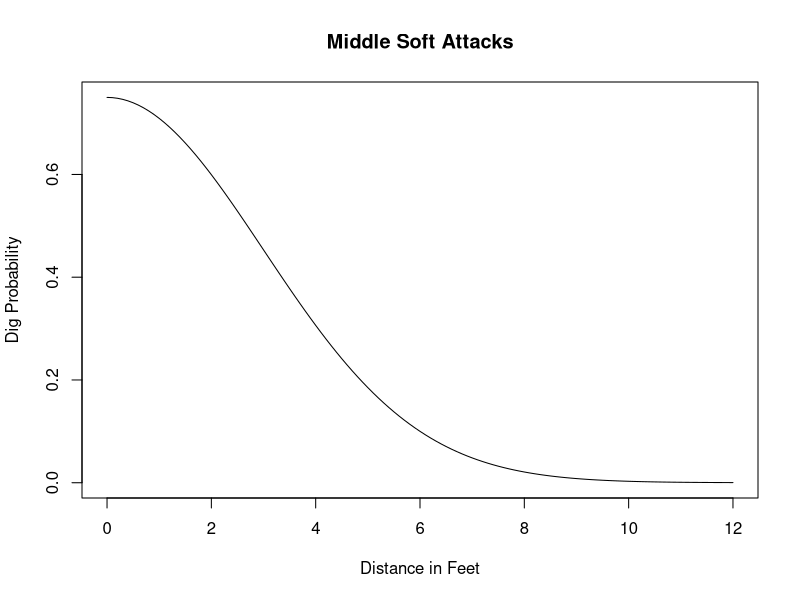

Write the R code that produced this figure. (Note: this script raises an error after producing the figure.)
library(dplyr)
library(plyr)
library(readr)
library(data.table)
library(MASS)

calc_coef<- function(prob_0, prob_max_dist, max_dist){
  alpha <- prob_0
  beta <- (log(prob_max_dist/alpha))/(max_dist^2)
  calc_prob <- function(distance, alpha_val = alpha, beta_val = beta){
    dig_prob <- alpha_val*exp(beta_val*distance^2)
    return(dig_prob)
  }
  
  return(list(alpha = alpha, beta = beta))
}

pin_hard_attacks <- calc_coef(0.80, 0.10, 0.7)
pin_soft_attacks <- calc_coef(0.90, 0.10, 1)
middle_hard_attacks <- calc_coef(0.50, 0.10, .4)
middle_soft_attacks <- calc_coef(0.75, 0.10, .6)

calc_coef_plot<- function(prob_0, prob_max_dist, max_dist){
  alpha <- prob_0
  beta <- (log(prob_max_dist/alpha))/(max_dist^2)
  calc_prob <- function(distance, alpha_val = alpha, beta_val = beta){
    dig_prob <- alpha_val*exp(beta_val*distance^2)
    return(dig_prob)
  }
  
  distance_grid <- seq(from = 0, to = 12, by = 0.1)
  
  plot(
    x = distance_grid,
    y = calc_prob(distance_grid),
    type = 'l',
    xlab = 'Distance in Feet',
    ylab = 'Dig Probability',
    main = 'Middle Soft Attacks'
  )
  return(list(alpha = alpha, beta = beta))
}
calc_coef_plot(0.75, 0.10, 6)

# Function to calculate objective function value
objective_function <- function(alpha, beta, x, y, x_0, y_0) {
  return(alpha * exp(beta * ((x - x_0)^2 + (y - y_0)^2)))
}


# Function to perform gradient descent to update coordinates (x_0, y_0)
gradient_descent <- function(alpha, beta, x, y, x_0, y_0, step_size = 0.1, tolerance = 0.0001) {
  
  prev_obj <- objective_function(alpha, beta, x, y, x_0, y_0)
  
  while (TRUE) {
    # Compute gradient
    df_dx0 <- mean(2 * alpha * beta * (x_0 - x) * exp(beta * ((x - x_0)^2 + (y - y_0)^2)))
    df_dy0 <- mean(2 * alpha * beta * (y_0 - y) * exp(beta * ((x - x_0)^2 + (y - y_0)^2)))
    
    
    # Update coordinates using gradient descent rule
    x_0_new <- x_0 + step_size * df_dx0
    y_0_new <- y_0 + step_size * df_dy0
    
    # Calculate the change in objective function
    obj_new <- objective_function(alpha, beta, x, y, x_0_new, y_0_new)
    obj_change <- abs(obj_new - prev_obj)
    
    # Check for convergence
    if (all(obj_change < tolerance)) {
      break
    }
    
    # Update coordinates and objective value for the next iteration
    x_0 <- x_0_new
    y_0 <- y_0_new
    prev_obj <- obj_new
  }
  
  return(list(x_0 = x_0, y_0 = y_0))
}

distance <- function(x1, x2, y1, y2) {
  return(sqrt((x2 - x1)^2 + (y2 - y1)^2))
}

# Assign each data point to the nearest cluster center
assign_clusters <- function(data, centers) {
  clusters <- rep(NA, nrow(data))
  for (i in 1:nrow(data)) {
    distances <- apply(centers, 1, function(c) distance(data[i,1], c[1], data[i,2], c[2]))
    clusters[i] <- which.min(distances)
  }
  return(clusters)
}



# Update centers based on the mean of data points in each cluster
update_centers <- function(data, clusters, k, initial_centers, alpha, beta, step_size = 0.01, tolerance = 0.0001) {
  new_centers <- matrix(NA, nrow = k, ncol = 2)
  for (i in 1:k) {
    cluster_points <- data[clusters == i, 1:2]
    if (nrow(cluster_points) > 0) {
      x <- cluster_points[, 1]
      y <- cluster_points[, 2]
      center_coord <- gradient_descent(alpha[clusters == i], beta[clusters == i], x, y, initial_centers[i,1], initial_centers[i,2], step_size, tolerance)
      new_centers[i, ] <- c(center_coord$x_0, center_coord$y_0)
    }
  }
  return(new_centers)
}


# K-means clustering algorithm with probabilities
kmeans_probs <- function(data, k, max_iter = 100, tol = 1e-6, step_size = 0.01, tolerance = 0.0001) {
  # Pick centers randomly
  centers <- data[sample(nrow(data), k), 1:2]
  
  for (iter in 1:max_iter) {
    
    # Assign each data point to the nearest center
    clusters <- assign_clusters(data, centers)
    
    # Create alpha and beta vectors
    alpha <- ifelse(
      data$attack_type %in% c('hard attack'), 
      pin_hard_attacks$alpha, 
      pin_soft_attacks$alpha
    )
    
    beta <- ifelse(
      data$attack_type %in% c('hard attack'), 
      pin_hard_attacks$beta, 
      pin_soft_attacks$beta
    )
    
    # Update centers
    new_centers <- update_centers(data, clusters, k, centers, alpha, beta, step_size, tolerance)
    
    # Check for convergence
    obj_changes <- colSums(abs(new_centers - centers))
    if (max(obj_changes) < tol) {
      break
    }
    
    centers <- new_centers
  }
  
  return(list(clusters = clusters, centers = centers))
}


results <- kmeans_probs(oh_coordinates, k = 4)
clusters_1 <- results$clusters
centers_1 <- results$centers


outside_altered_kmeans<-kmeans_probs(oh_coordinates, k=4)
# Adjusted bounced balls and dug balls
kde2d(x = oh_coordinates$end_coordinate_x, y = oh_coordinates$end_coordinate_y, h = 0.3, n = 400, lims = c(0,4,0,7)) |> 
  image(col = viridis::viridis_pal()(400))
title(main='Outside Attacks')
points(x= outside_altered_kmeans$centers[,1], y = outside_altered_kmeans$centers[,2], col = 'white', pch = 16)
# Draw horizontal lines
segments(x0 = 0.5, x1 = 3.5, y0 = c(0.5, 2.5, 3.5, 4.5, 6.5), y1 = c(0.5, 2.5, 3.5, 4.5, 6.5), col = 'white', lwd = 2)
# Draw vertical lines
segments(x0 = c(0.5, 3.5), x1 = c(0.5, 3.5), y0 = 0.5, y1 = 6.5, col = 'white', lwd = 2)




rightside_altered_kmeans<-kmeans_probs(rh_coordinates, k=4)
# Adjusted bounced balls and dug balls
kde2d(x = rh_coordinates$end_coordinate_x, y = rh_coordinates$end_coordinate_y, h = 0.3, n = 400, lims = c(0,4,0,7)) |> 
  image(col = viridis::viridis_pal()(400))
title(main='Rightside Attacks')
points(x= rightside_altered_kmeans$centers[,1], y = rightside_altered_kmeans$centers[,2], col = 'white', pch = 16)
# Draw horizontal lines
segments(x0 = 0.5, x1 = 3.5, y0 = c(0.5, 2.5, 3.5, 4.5, 6.5), y1 = c(0.5, 2.5, 3.5, 4.5, 6.5), col = 'white', lwd = 2)
# Draw vertical lines
segments(x0 = c(0.5, 3.5), x1 = c(0.5, 3.5), y0 = 0.5, y1 = 6.5, col = 'white', lwd = 2)



# K-means clustering algorithm with probabilities
kmeans_for_middle <- function(data, k, max_iter = 100, tol = 1e-6, step_size = 0.01, tolerance = 0.0001) {
  # Pick centers randomly
  centers <- data[sample(nrow(data), k), 1:2]
  
  for (iter in 1:max_iter) {
    
    # Assign each data point to the nearest center
    clusters <- assign_clusters(data, centers)
    
    # Create alpha and beta vectors
    alpha <- ifelse(
      data$attack_type %in% c('hard attack'), 
      middle_hard_attacks$alpha, 
      middle_soft_attacks$alpha
    )
    
    beta <- ifelse(
      data$attack_type %in% c('hard attack'), 
      middle_hard_attacks$beta, 
      middle_soft_attacks$beta
    )
    
    # Update centers
    new_centers <- update_centers(data, clusters, k, centers, alpha, beta, step_size, tolerance)
    
    # Check for convergence
    obj_changes <- colSums(abs(new_centers - centers))
    if (max(obj_changes) < tol) {
      break
    }
    
    centers <- new_centers
  }
  
  return(list(clusters = clusters, centers = centers))
}


middle_altered_kmeans<-kmeans_for_middle(mb_coordinates, k=3)
# Adjusted bounced balls and dug balls
kde2d(x = mb_coordinates$end_coordinate_x, y = mb_coordinates$end_coordinate_y, h = 0.3, n = 400, lims = c(0,4,0,7)) |> 
  image(col = viridis::viridis_pal()(400))
title(main='Middle Attacks')
points(x= middle_altered_kmeans$centers[,1], y = middle_altered_kmeans$centers[,2], col = 'white', pch = 16)
# Draw horizontal lines
segments(x0 = 0.5, x1 = 3.5, y0 = c(0.5, 2.5, 3.5, 4.5, 6.5), y1 = c(0.5, 2.5, 3.5, 4.5, 6.5), col = 'white', lwd = 2)
# Draw vertical lines
segments(x0 = c(0.5, 3.5), x1 = c(0.5, 3.5), y0 = 0.5, y1 = 6.5, col = 'white', lwd = 2)



mb_clusters<-kmeans(data.frame(combined_mb$end_coordinate_x, combined_mb$end_coordinate_y), 4)
# Adjusted bounced balls and dug balls
kde2d(x = combined_mb$end_coordinate_x, y = combined_mb$end_coordinate_y, h = 0.3, n = 400, lims = c(0,4,0,7)) |> 
  image(col = viridis::viridis_pal()(400))
title(main='Middle Attacks')
points(x= mb_clusters$centers[,1], y = mb_clusters$centers[,2], col = 'white', pch = 16)
# Draw horizontal lines
segments(x0 = 0.5, x1 = 3.5, y0 = c(0.5, 2.5, 3.5, 4.5, 6.5), y1 = c(0.5, 2.5, 3.5, 4.5, 6.5), col = 'white', lwd = 2)
# Draw vertical lines
segments(x0 = c(0.5, 3.5), x1 = c(0.5, 3.5), y0 = 0.5, y1 = 6.5, col = 'white', lwd = 2)
